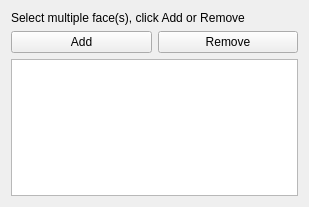
<?xml version="1.0" encoding="UTF-8"?>
<ui version="4.0">
 <class>TaskFemConstraintPlaneRotation</class>
 <widget class="QWidget" name="TaskFemConstraintPlaneRotation">
  <property name="geometry">
   <rect>
    <x>0</x>
    <y>0</y>
    <width>309</width>
    <height>207</height>
   </rect>
  </property>
  <property name="windowTitle">
   <string>Form</string>
  </property>
  <layout class="QVBoxLayout" name="verticalLayout">
   <item>
    <widget class="QLabel" name="lbl_info">
     <property name="text">
      <string>Select multiple face(s), click Add or Remove</string>
     </property>
    </widget>
   </item>
   <item>
    <layout class="QHBoxLayout" name="hLayout1">
     <item>
      <widget class="QPushButton" name="btnAdd">
       <property name="text">
        <string>Add</string>
       </property>
      </widget>
     </item>
     <item>
      <widget class="QPushButton" name="btnRemove">
       <property name="text">
        <string>Remove</string>
       </property>
      </widget>
     </item>
    </layout>
   </item>
   <item>
    <widget class="QListWidget" name="lw_references"/>
   </item>
  </layout>
 </widget>
 <resources/>
 <connections/>
</ui>
